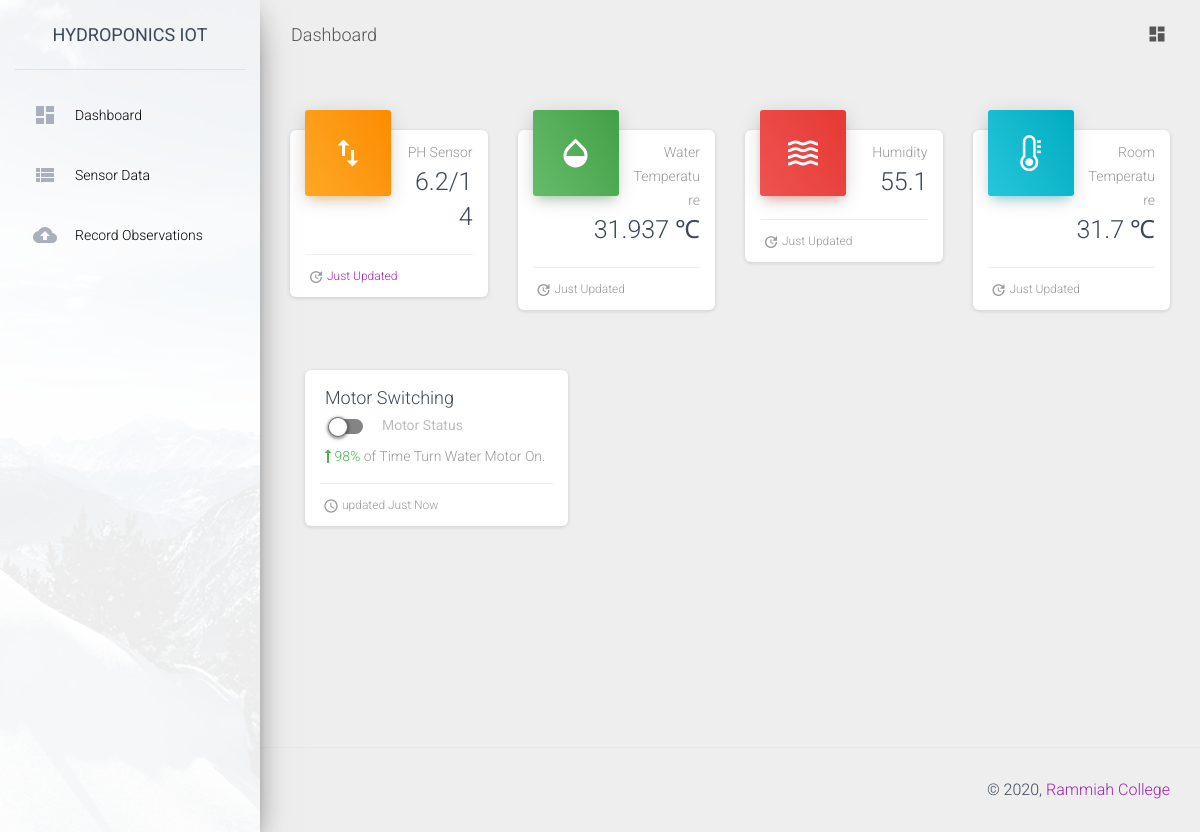
/index, run on the app's committed database.
### main.py (models this page shows)
class autosensors(db.Model):
    id = db.Column(db.Integer, primary_key=True)
    datentime = db.Column(db.DateTime, default=datetime.datetime.now(pytz.timezone("Asia/Calcutta")))
    ph = db.Column(db.Float, nullable=True, default=0.00)
    water_temp = db.Column(db.Float, nullable=True, default=0.00)
    humidity = db.Column(db.Float, nullable=True, default=0.00)
    room_temp = db.Column(db.Float, nullable=True, default=0.00)

### main.py (the view, shortened to what this page needs)
@app.route('/')
@app.route('/index', methods=['GET', 'POST'])
def index():
    autodata = autosensors.query.all()
    autodata.reverse()
    autodata = autodata[:1]
    ph_dash = autodata[0].ph
    water_dash = autodata[0].water_temp
    humid_dash = autodata[0].humidity
    room_dash = autodata[0].room_temp
    swth = None
    stateofswitch = None
    switchvalue = None
    with open('switchdata.json') as f:
        data = json.load(f)
        print(data['switch'])
        cond = data['switch']
        if cond == 'on':
            stateofswitch = 'checked'
            switchvalue = 'on'
        else:
            stateofswitch = ''
            switchvalue = 'off'
        return render_template('index.html',stateofswt=stateofswitch,swtvalue=switchvalue,ph_dash=ph_dash,water_dash=water_dash,humid_dash=humid_dash,room_dash=room_dash)

### templates/index.html (shortened to what this page needs)
{% extends "base.html" %}
{% block content %}
      <div class="content">
        <div class="container-fluid">
          <div class="row">
            <div class="col-lg-3 col-md-6 col-sm-6">
              <div class="card card-stats">
                <div class="card-header card-header-warning card-header-icon">
                  <div class="card-icon">
                    <i class="material-icons">swap_vert</i>
                  </div>
                  <p class="card-category">PH Sensor</p>
                  <h3 class="card-title">{{ ph_dash }}/14
                  </h3>
                </div>
                <div class="card-footer">
                  <div class="stats">
                    <i class="material-icons">update</i>
                    <a href="#pablo">Just Updated</a>
                  </div>
                </div>
              </div>
            </div>
            <div class="col-lg-3 col-md-6 col-sm-6">
              <div class="card card-stats">
                <div class="card-header card-header-success card-header-icon">
                  <div class="card-icon">
                    <i class="material-icons">opacity</i>
                  </div>
                  <p class="card-category">Water Temperature</p>
                  <h3 class="card-title">{{ water_dash }} &#8451;</h3>
                </div>
                <div class="card-footer">
                  <div class="stats">
                    <i class="material-icons">update</i> Just Updated
                  </div>
                </div>
              </div>
            </div>
            <div class="col-lg-3 col-md-6 col-sm-6">
              <div class="card card-stats">
                <div class="card-header card-header-danger card-header-icon">
                  <div class="card-icon">
                    <i class="material-icons">waves</i>
                  </div>
                  <p class="card-category">Humidity</p>
                  <h3 class="card-title">{{ humid_dash }}</h3>
                </div>
                <div class="card-footer">
                  <div class="stats">
                    <i class="material-icons">update</i> Just Updated
                  </div>
                </div>
              </div>
            </div>
            <div class="col-lg-3 col-md-6 col-sm-6">
              <div class="card card-stats">
                <div class="card-header card-header-info card-header-icon">
                  <div class="card-icon">
                    <i class="fa fa-thermometer-empty"></i>
                  </div>
                  <p class="card-category">Room Temperature</p>
                  <h3 class="card-title">{{ room_dash }} &#8451;</h3>
                </div>
                <div class="card-footer">
                  <div class="stats">
                    <i class="material-icons">update</i> Just Updated
                  </div>
                </div>
              </div>
            </div>
          </div>
              <div class="col-md-4">
              <div class="card card-chart">
                  <div class="card-body">
                  <h4 class="card-title">Motor Switching</h4>
                  <div class="togglebutton">
                    <label>
                        <span class="toggle"></span>
                        Motor Status
                    </label>
                  </div>
                  <p class="card-category">
                    <span class="text-success"><i class="fa fa-long-arrow-up"></i> 98% </span> of Time Turn Water Motor On.</p>
                </div>
                <div class="card-footer">
                  <div class="stats">
                    <i class="material-icons">access_time</i> updated Just Now
                  </div>
                </div>
              </div>
            </div>
        </div>
      </div>
{% endblock %}

### data on the page
autosensors: ph "6.2", water_temp "31.937", humidity "55.1", room_temp "31.7"
